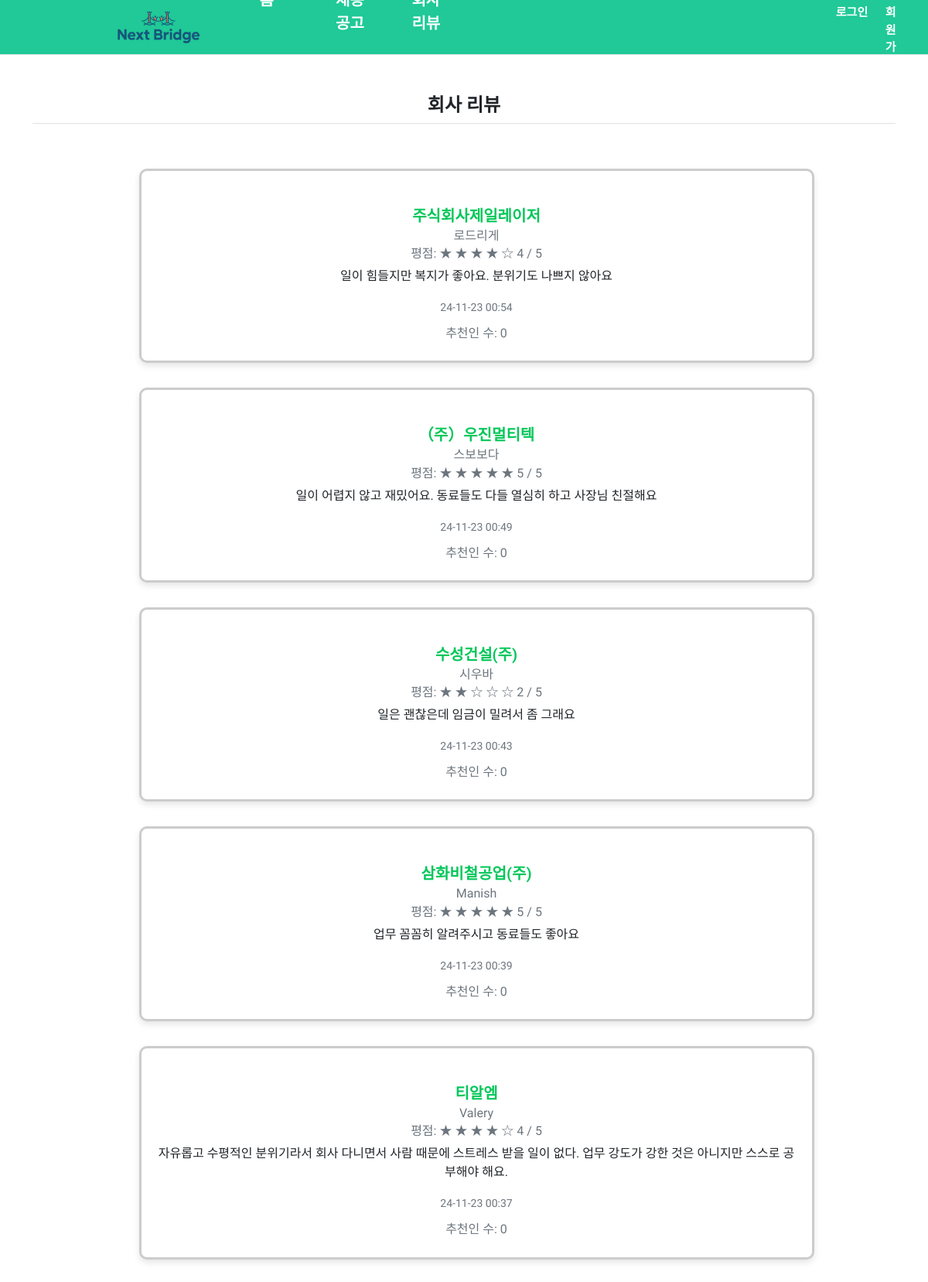
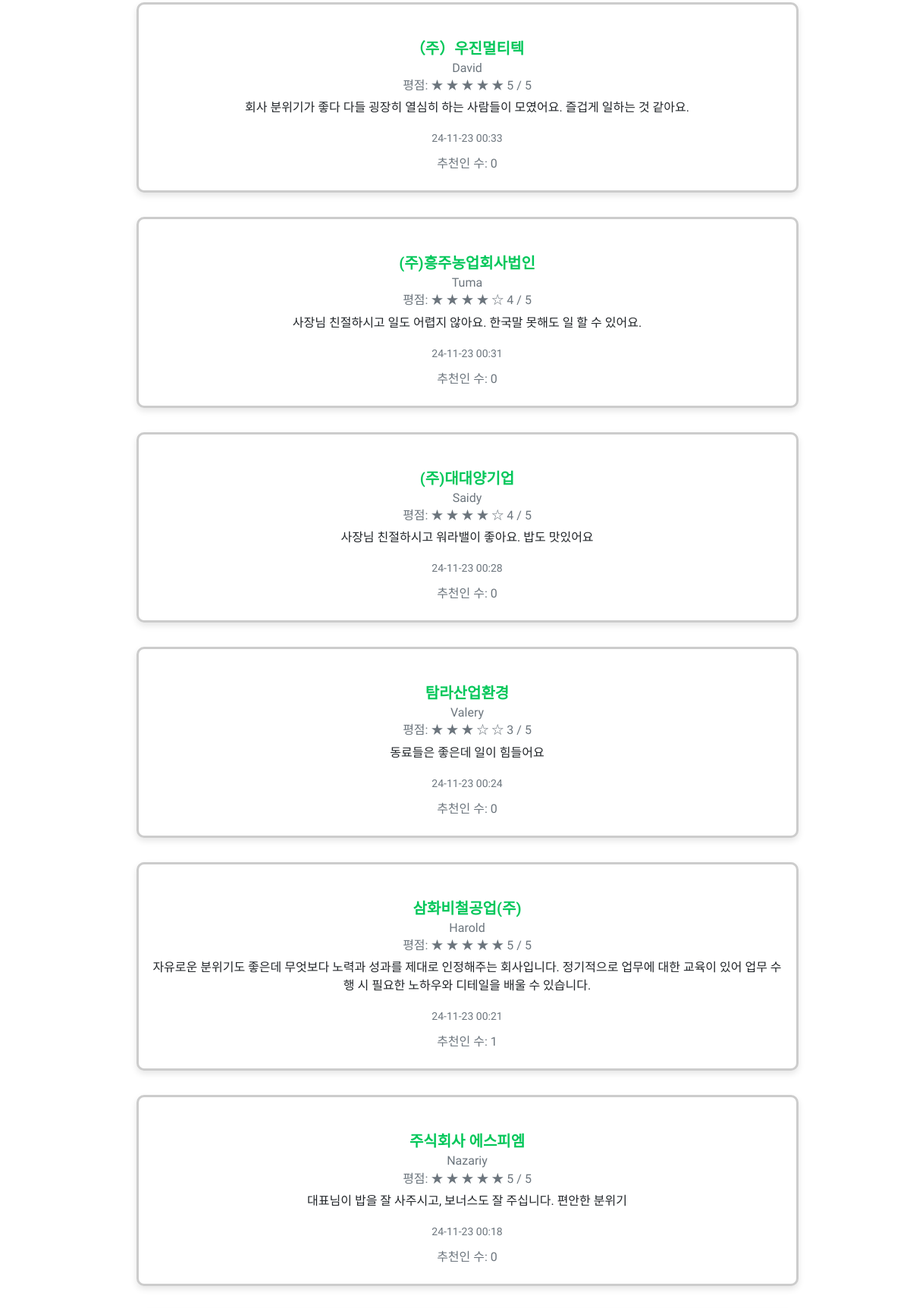
The app's page /reviews/list/ (upper part) with its own data (2 pictures, top to bottom).
### reviews/models.py (models this page shows, shortened)
class Review(models.Model):
    company = models.ForeignKey(JobPosting, on_delete=models.CASCADE, related_name='company_reviews', null=False, blank=False ) # jobs의 JobPosting과 연결
    author = models.ForeignKey(User, on_delete=models.CASCADE, related_name='author_reviews')
    subject = models.CharField(max_length=200)
    rating = models.PositiveIntegerField(
        default=3,  # 기본값을 3으로 설정
        validators=[MinValueValidator(0), MaxValueValidator(5)]
    )  # 1~5점 평가
    comment = models.TextField()
    create_date = models.DateTimeField() # 등록 일시
    modify_date = models.DateTimeField(null=True, blank=True) # 수정 일시
    voter = models.ManyToManyField(User, related_name='voter_reviews') # 추천인 추가

### jobs/models.py (models this page shows, shortened)
class JobPosting(models.Model):
    company_name = models.CharField(max_length=255)         # 회사 이름
    title = models.CharField(max_length=255)                # 공고 제목
    upper_region = models.CharField(max_length=255)         # 지역 대분류
    lower_region = models.CharField(max_length=255)         # 지역 대분류
    salary = models.CharField(max_length=255)               # 급여
    upper_field = models.CharField(max_length=255)          # 직무 분야
    lower_field = models.CharField(max_length=255)          # 직무 세부
    post_date = models.DateField()                          # 등록 날짜
    due_date = models.DateField()                           # 채용 마감일
    description = models.TextField()                        # 상세 근무 요강
    company_address = models.CharField(max_length=255, default="Unknown")  # 회사 주소
    recruit_conditions = models.JSONField(null=True, blank=True)  # 모집 조건
    work_conditions = models.JSONField(null=True, blank=True)  # 근무 조건
    welfare_conditions = models.JSONField(null=True, blank=True)  # 복리후생

### reviews/views/base_views.py (the view)
# urls.py: path('list/', base_views.review_list, name='review_list'),
def review_list(request):
    review_list = Review.objects.order_by('-create_date')
    context = {
        'review_list': review_list,
        'range': range(1, 6),  # 1부터 5까지 반복
    }
    return render(request, 'reviews/review_list.html', context)

### templates/reviews/review_list.html (shortened to what this page needs)
{% extends "base.html" %}
{% block content %}
{% load static %}
<link rel="stylesheet" href="{% static 'review.css' %}">
<div style = "margin: 90px 0 10px 0;">
    <h4 class="border-bottom pb-2 my-3 text-center">회사 리뷰</h4>
</div>
<div style="width: 90%; margin: 0 auto;">
    {% if review_list %}
    <ul>
        {% for review in review_list %}
        <div style ="margin: 10px 0 20px 0;" >
            <a href="{% url 'reviews:review_detail' review.id %}" class = "job-item-link">
                <div class = "job-item">
                    <div class="card">
                        <div class="card-body">
                            <h5 class="card-title">{{ review.company.company_name }}</h5>
                            <h6 class="card-subtitle mb-2 text-muted">{{ review.author.username }}</h6>
                            <h6 class="card-subtitle mb-2 text-muted">평점:
                                <span class="star-rating">
                                    {% for i in range %}
                                        {% if forloop.counter <= review.rating %}
                                            <span class="star filled">&#9733;</span>
                                        {% else %}
                                            <span class="star">&#9734;</span>
                                        {% endif %}
                                    {% endfor %}
                                </span>
                                {{ review.rating }} / 5
                            </h6>
                            <p class="card-text">{{ review.comment }}</p>
                            <p class="card-text"><small class="text-muted">{{ review.create_date|date:"y-m-d H:i" }}</small></p>
                            <h6 class="card-subtitle mb-2 text-muted">추천인 수: {{ review.voter.count }}</h6>
                        </a>
                      </div>
                    </div>
                </div>
        </div>
        {% endfor %}
{% else %}
    <p>리뷰가 없습니다.</p>
{% endif %}
{% endblock %}

### static/style.css (style rules this page uses)
body { font-family: "Gowun Dodum", serif; font-weight: 400; font-style: normal; }
.border-bottom.pb-2.my-3 { text-align: center; font-weight:bold; }

### static/review.css (style rules this page uses)
a { color: white; text-decoration: none; }
.job-item-link { text-decoration: none; color: inherit; display: block; margin: 10px 0; }
.job-item { transition: transform 0.2s, box-shadow 0.2s; }
body > div > div > div:nth-child(3) > ul > div > div > div { width:90%; margin: 2em auto; background-color: white; border: 3px solid #ccc; border-radius: 10px !important; box-shadow: 0 4px 8px rgba(0, 0, 0, 0.1); text-align: center; transition: transform 0.2s, box-shadow 0.2s; }
.card { border:none; }
.card-title { color:#03C75A; font-weight: bold; }

### records on screen
Review: company.company_name "주식회사제일레이저", author.username "로드리게", rating "4", comment "일이 힘들지만 복지가 좋아요. 분위기도 나쁘지 않아요", create_date "24-11-23 00:54", voter.count "0"
Review: company.company_name "（주）우진멀티텍", author.username "스보보다", rating "5", comment "일이 어렵지 않고 재밌어요. 동료들도 다들 열심히 하고 사장님 친절해요", create_date "24-11-23 00:49", voter.count "0"
Review: company.company_name "수성건설(주)", author.username "시우바", rating "2", comment "일은 괜찮은데 임금이 밀려서 좀 그래요", create_date "24-11-23 00:43", voter.count "0"
Review: company.company_name "삼화비철공업(주)", author.username "Manish", rating "5", comment "업무 꼼꼼히 알려주시고 동료들도 좋아요", create_date "24-11-23 00:39", voter.count "0"
Review: company.company_name "티알엠", author.username "Valery", rating "4", comment "자유롭고 수평적인 분위기라서 회사 다니면서 사람 때문에 스트레스 받을 일이 없다. 업무 강도가 강한 것은 아니지만 스스로 공부해야 해요.", create_date "24-11-23 00:37", voter.count "0"
Review: company.company_name "（주）우진멀티텍", author.username "David", rating "5", comment "회사 분위기가 좋다 다들 굉장히 열심히 하는 사람들이 모였어요. 즐겁게 일하는 것 같아요.", create_date "24-11-23 00:33", voter.count "0"
Review: company.company_name "(주)흥주농업회사법인", author.username "Tuma", rating "4", comment "사장님 친절하시고 일도 어렵지 않아요. 한국말 못해도 일 할 수 있어요.", create_date "24-11-23 00:31", voter.count "0"
Review: company.company_name "(주)대대양기업", author.username "Saidy", rating "4", comment "사장님 친절하시고 워라밸이 좋아요. 밥도 맛있어요", create_date "24-11-23 00:28", voter.count "0"
Review: company.company_name "탐라산업환경", author.username "Valery", rating "3", comment "동료들은 좋은데 일이 힘들어요", create_date "24-11-23 00:24", voter.count "0"
Review: company.company_name "삼화비철공업(주)", author.username "Harold", rating "5", comment "자유로운 분위기도 좋은데 무엇보다 노력과 성과를 제대로 인정해주는 회사입니다. 정기적으로 업무에 대한 교육이 있어 업무 수행 시 필요한 노하우와 디테일을 배울 수 있습니다.", create_date "24-11-23 00:21", voter.count "1"
Review: company.company_name "주식회사 에스피엠", author.username "Nazariy", rating "5", comment "대표님이 밥을 잘 사주시고, 보너스도 잘 주십니다. 편안한 분위기", create_date "24-11-23 00:18", voter.count "0"
